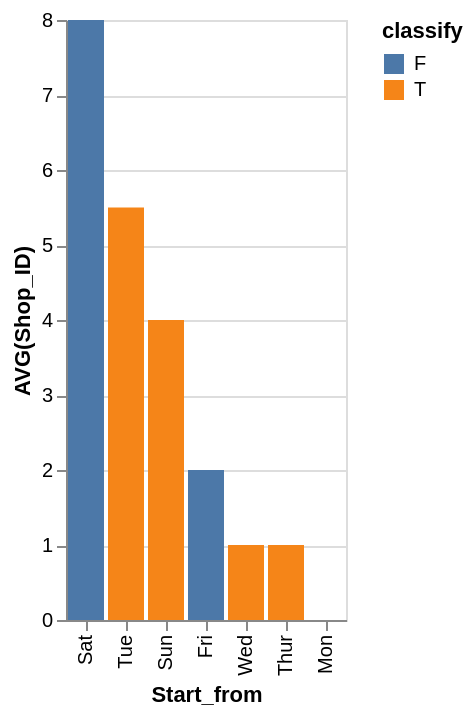

Source (Vega-Lite JSON):
### Vega-Lite specification from a JSON file in a GitHub repository (floating-point values rounded to 4 significant figures)
{"data": {"values": [{"x_data": "Mon", "y_data": 0, "classify": "F"}, {"x_data": "Tue", "y_data": 0, "classify": "F"}, {"x_data": "Wed", "y_data": 0, "classify": "F"}, {"x_data": "Thur", "y_data": 0, "classify": "F"}, {"x_data": "Fri", "y_data": 2, "classify": "F"}, {"x_data": "Sat", "y_data": 8, "classify": "F"}, {"x_data": "Sun", "y_data": 0, "classify": "F"}, {"x_data": "Mon", "y_data": 0, "classify": "T"}, {"x_data": "Tue", "y_data": 5.5, "classify": "T"}, {"x_data": "Wed", "y_data": 1, "classify": "T"}, {"x_data": "Thur", "y_data": 1, "classify": "T"}, {"x_data": "Fri", "y_data": 0, "classify": "T"}, {"x_data": "Sat", "y_data": 0, "classify": "T"}, {"x_data": "Sun", "y_data": 4, "classify": "T"}]}, "mark": "bar", "encoding": {"x": {"field": "x_data", "type": "nominal", "title": "Start_from", "sort": {"op": "sum", "field": "y_data", "order": "descending"}}, "y": {"field": "y_data", "type": "quantitative", "title": "AVG(Shop_ID)"}, "color": {"field": "classify"}}}
